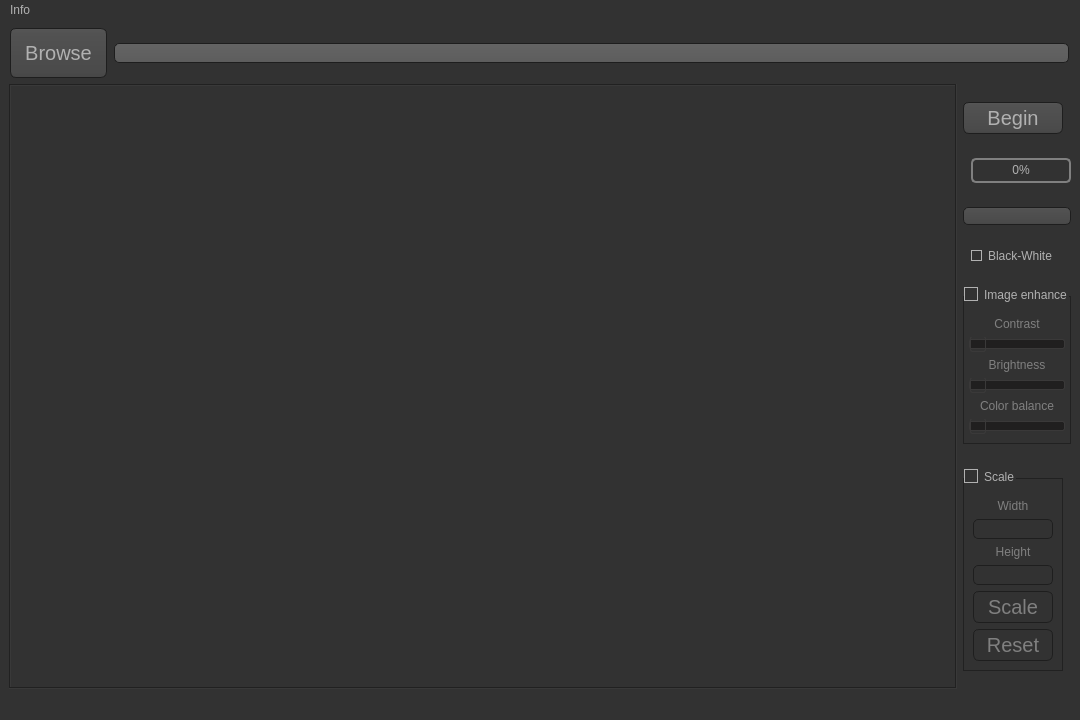
<?xml version="1.0" encoding="UTF-8"?>
<ui version="4.0">
 <class>MainWindow</class>
 <widget class="QMainWindow" name="MainWindow">
  <property name="enabled">
   <bool>true</bool>
  </property>
  <property name="geometry">
   <rect>
    <x>0</x>
    <y>0</y>
    <width>1080</width>
    <height>720</height>
   </rect>
  </property>
  <property name="sizePolicy">
   <sizepolicy hsizetype="Preferred" vsizetype="Preferred">
    <horstretch>0</horstretch>
    <verstretch>0</verstretch>
   </sizepolicy>
  </property>
  <property name="minimumSize">
   <size>
    <width>640</width>
    <height>480</height>
   </size>
  </property>
  <property name="maximumSize">
   <size>
    <width>16777215</width>
    <height>16777215</height>
   </size>
  </property>
  <property name="font">
   <font>
    <family>Yu Gothic UI Light</family>
    <pointsize>14</pointsize>
   </font>
  </property>
  <property name="mouseTracking">
   <bool>false</bool>
  </property>
  <property name="windowTitle">
   <string>Text Finder</string>
  </property>
  <property name="windowIcon">
   <iconset>
    <normaloff>Icons/ebook.svg</normaloff>Icons/ebook.svg</iconset>
  </property>
  <property name="autoFillBackground">
   <bool>false</bool>
  </property>
  <property name="styleSheet">
   <string notr="true">QToolTip
{
     border: 1px solid black;
     background-color: #ffa02f;
     padding: 1px;
     border-radius: 3px;
     opacity: 100;
}

QWidget
{
    color: #b1b1b1;
    background-color: #323232;
}

QTreeView, QListView
{
    background-color: silver;
    margin-left: 5px;
}

QWidget:item:hover
{
    background-color: QLinearGradient( x1: 0, y1: 0, x2: 0, y2: 1, stop: 0 #ffa02f, stop: 1 #ca0619);
    color: #000000;
}

QWidget:item:selected
{
    background-color: QLinearGradient( x1: 0, y1: 0, x2: 0, y2: 1, stop: 0 #ffa02f, stop: 1 #d7801a);
}

QMenuBar::item
{
    background: transparent;
}

QMenuBar::item:selected
{
    background: transparent;
    border: 1px solid #ffaa00;
}

QMenuBar::item:pressed
{
    background: #444;
    border: 1px solid #000;
    background-color: QLinearGradient(
        x1:0, y1:0,
        x2:0, y2:1,
        stop:1 #212121,
        stop:0.4 #343434/*,
        stop:0.2 #343434,
        stop:0.1 #ffaa00*/
    );
    margin-bottom:-1px;
    padding-bottom:1px;
}

QMenu
{
    border: 1px solid #000;
}

QMenu::item
{
    padding: 2px 20px 2px 20px;
}

QMenu::item:selected
{
    color: #000000;
}

QWidget:disabled
{
    color: #808080;
    background-color: #323232;
}

QAbstractItemView
{
    background-color: QLinearGradient( x1: 0, y1: 0, x2: 0, y2: 1, stop: 0 #4d4d4d, stop: 0.1 #646464, stop: 1 #5d5d5d);
}

QWidget:focus
{
    /*border: 1px solid darkgray;*/
}

QLineEdit
{
    background-color: QLinearGradient( x1: 0, y1: 0, x2: 0, y2: 1, stop: 0 #4d4d4d, stop: 0 #646464, stop: 1 #5d5d5d);
    padding: 1px;
    border-style: solid;
    border: 1px solid #1e1e1e;
    border-radius: 5;
}

QPushButton
{
    color: #b1b1b1;
    background-color: QLinearGradient( x1: 0, y1: 0, x2: 0, y2: 1, stop: 0 #565656, stop: 0.1 #525252, stop: 0.5 #4e4e4e, stop: 0.9 #4a4a4a, stop: 1 #464646);
    border-width: 1px;
    border-color: #1e1e1e;
    border-style: solid;
    border-radius: 6;
    padding: 3px;
    font-size: 20px;
    padding-left: 5px;
    padding-right: 5px;
    min-width: 40px;
}

QPushButton:pressed
{
    background-color: QLinearGradient( x1: 0, y1: 0, x2: 0, y2: 1, stop: 0 #2d2d2d, stop: 0.1 #2b2b2b, stop: 0.5 #292929, stop: 0.9 #282828, stop: 1 #252525);
}

QComboBox
{
    selection-background-color: #ffaa00;
    background-color: QLinearGradient( x1: 0, y1: 0, x2: 0, y2: 1, stop: 0 #565656, stop: 0.1 #525252, stop: 0.5 #4e4e4e, stop: 0.9 #4a4a4a, stop: 1 #464646);
    border-style: solid;
    border: 1px solid #1e1e1e;
    border-radius: 5;
}

QComboBox:hover,QPushButton:hover
{
    border: 2px solid QLinearGradient( x1: 0, y1: 0, x2: 0, y2: 1, stop: 0 #ffa02f, stop: 1 #d7801a);
}


QComboBox:on
{
    padding-top: 3px;
    padding-left: 4px;
    background-color: QLinearGradient( x1: 0, y1: 0, x2: 0, y2: 1, stop: 0 #2d2d2d, stop: 0.1 #2b2b2b, stop: 0.5 #292929, stop: 0.9 #282828, stop: 1 #252525);
    selection-background-color: #ffaa00;
}

QComboBox QAbstractItemView
{
    border: 2px solid darkgray;
    selection-background-color: QLinearGradient( x1: 0, y1: 0, x2: 0, y2: 1, stop: 0 #ffa02f, stop: 1 #d7801a);
}

QComboBox::drop-down
{
     subcontrol-origin: padding;
     subcontrol-position: top right;
     width: 15px;

     border-left-width: 0px;
     border-left-color: darkgray;
     border-left-style: solid; /* just a single line */
     border-top-right-radius: 3px; /* same radius as the QComboBox */
     border-bottom-right-radius: 3px;
 }

QComboBox::down-arrow
{
     image: url(:/dark_orange/img/down_arrow.png);
}

QGroupBox
{   
	border: 1px solid black;
    margin-top: 10px;
}

QGroupBox:focus
{
	border: 1px solid rgb(33,33,33)
}

QTextEdit:focus
{
    border: 1px solid darkgray;
}

QScrollBar:horizontal {
     border: 1px solid #222222;
     background: QLinearGradient( x1: 0, y1: 0, x2: 0, y2: 1, stop: 0.0 #121212, stop: 0.2 #282828, stop: 1 #484848);
     height: 7px;
     margin: 0px 16px 0 16px;
}

QScrollBar::handle:horizontal
{
      background: QLinearGradient( x1: 0, y1: 0, x2: 1, y2: 0, stop: 0 #ffa02f, stop: 0.5 #d7801a, stop: 1 #ffa02f);
      min-height: 20px;
      border-radius: 2px;
}

QScrollBar::add-line:horizontal {
      border: 1px solid #1b1b19;
      border-radius: 2px;
      background: QLinearGradient( x1: 0, y1: 0, x2: 1, y2: 0, stop: 0 #ffa02f, stop: 1 #d7801a);
      width: 14px;
      subcontrol-position: right;
      subcontrol-origin: margin;
}

QScrollBar::sub-line:horizontal {
      border: 1px solid #1b1b19;
      border-radius: 2px;
      background: QLinearGradient( x1: 0, y1: 0, x2: 1, y2: 0, stop: 0 #ffa02f, stop: 1 #d7801a);
      width: 14px;
     subcontrol-position: left;
     subcontrol-origin: margin;
}

QScrollBar::right-arrow:horizontal, QScrollBar::left-arrow:horizontal
{
      border: 1px solid black;
      width: 1px;
      height: 1px;
      background: white;
}

QScrollBar::add-page:horizontal, QScrollBar::sub-page:horizontal
{
      background: none;
}

QScrollBar:vertical
{
      background: QLinearGradient( x1: 0, y1: 0, x2: 1, y2: 0, stop: 0.0 #121212, stop: 0.2 #282828, stop: 1 #484848);
      width: 7px;
      margin: 16px 0 16px 0;
      border: 1px solid #222222;
}

QScrollBar::handle:vertical
{
      background: QLinearGradient( x1: 0, y1: 0, x2: 0, y2: 1, stop: 0 #ffa02f, stop: 0.5 #d7801a, stop: 1 #ffa02f);
      min-height: 20px;
      border-radius: 2px;
}

QScrollBar::add-line:vertical
{
      border: 1px solid #1b1b19;
      border-radius: 2px;
      background: QLinearGradient( x1: 0, y1: 0, x2: 0, y2: 1, stop: 0 #ffa02f, stop: 1 #d7801a);
      height: 14px;
      subcontrol-position: bottom;
      subcontrol-origin: margin;
}

QScrollBar::sub-line:vertical
{
      border: 1px solid #1b1b19;
      border-radius: 2px;
      background: QLinearGradient( x1: 0, y1: 0, x2: 0, y2: 1, stop: 0 #d7801a, stop: 1 #ffa02f);
      height: 14px;
      subcontrol-position: top;
      subcontrol-origin: margin;
}

QScrollBar::up-arrow:vertical, QScrollBar::down-arrow:vertical
{
      border: 1px solid black;
      width: 1px;
      height: 1px;
      background: white;
}


QScrollBar::add-page:vertical, QScrollBar::sub-page:vertical
{
      background: none;
}

QTextEdit
{
    background-color: #242424;
}

QPlainTextEdit
{
    background-color: #242424;
}

QHeaderView::section
{
    background-color: QLinearGradient(x1:0, y1:0, x2:0, y2:1, stop:0 #616161, stop: 0.5 #505050, stop: 0.6 #434343, stop:1 #656565);
    color: white;
    padding-left: 4px;
    border: 1px solid #6c6c6c;
}

QCheckBox:disabled
{
	color: #414141;
}

QDockWidget::title
{
    text-align: center;
    spacing: 3px; /* spacing between items in the tool bar */
    background-color: QLinearGradient(x1:0, y1:0, x2:0, y2:1, stop:0 #323232, stop: 0.5 #242424, stop:1 #323232);
}

QDockWidget::close-button, QDockWidget::float-button
{
    text-align: center;
    spacing: 1px; /* spacing between items in the tool bar */
    background-color: QLinearGradient(x1:0, y1:0, x2:0, y2:1, stop:0 #323232, stop: 0.5 #242424, stop:1 #323232);
}

QDockWidget::close-button:hover, QDockWidget::float-button:hover
{
    background: #242424;
}

QDockWidget::close-button:pressed, QDockWidget::float-button:pressed
{
    padding: 1px -1px -1px 1px;
}

QMainWindow::separator
{
    background-color: QLinearGradient(x1:0, y1:0, x2:0, y2:1, stop:0 #161616, stop: 0.5 #151515, stop: 0.6 #212121, stop:1 #343434);
    color: white;
    padding-left: 4px;
    border: 1px solid #4c4c4c;
    spacing: 3px; /* spacing between items in the tool bar */
}

QMainWindow::separator:hover
{

    background-color: QLinearGradient(x1:0, y1:0, x2:0, y2:1, stop:0 #d7801a, stop:0.5 #b56c17 stop:1 #ffa02f);
    color: white;
    padding-left: 4px;
    border: 1px solid #6c6c6c;
    spacing: 3px; /* spacing between items in the tool bar */
}

QToolBar::handle
{
     spacing: 3px; /* spacing between items in the tool bar */
     background: url(:/dark_orange/img/handle.png);
}

QMenu::separator
{
    height: 2px;
    background-color: QLinearGradient(x1:0, y1:0, x2:0, y2:1, stop:0 #161616, stop: 0.5 #151515, stop: 0.6 #212121, stop:1 #343434);
    color: white;
    padding-left: 4px;
    margin-left: 10px;
    margin-right: 5px;
}

QProgressBar
{
    border: 2px solid grey;
    border-radius: 5px;
    text-align: center;
}

QProgressBar::chunk
{
    background-color: #d7801a;
    width: 2.15px;
    margin: 0.5px;
}

QTabBar::tab {
    color: #b1b1b1;
    border: 1px solid #444;
    border-bottom-style: none;
    background-color: #323232;
    padding-left: 10px;
    padding-right: 10px;
    padding-top: 3px;
    padding-bottom: 2px;
    margin-right: -1px;
}

QTabWidget::pane {
    border: 1px solid #444;
    top: 1px;
}

QTabBar::tab:last
{
    margin-right: 0; /* the last selected tab has nothing to overlap with on the right */
    border-top-right-radius: 3px;
}

QTabBar::tab:first:!selected
{
	 margin-left: 0px; /* the last selected tab has nothing to overlap with on the right */


    border-top-left-radius: 3px;
}

QTabBar::tab:!selected
{
    color: #b1b1b1;
    border-bottom-style: solid;
    margin-top: 3px;
    background-color: QLinearGradient(x1:0, y1:0, x2:0, y2:1, stop:1 #212121, stop:.4 #343434);
}

QTabBar::tab:selected
{
    border-top-left-radius: 3px;
    border-top-right-radius: 3px;
    margin-bottom: 0px;
}

QTabBar::tab:!selected:hover
{
    /*border-top: 2px solid #ffaa00;
    padding-bottom: 3px;*/
    border-top-left-radius: 3px;
    border-top-right-radius: 3px;
    background-color: QLinearGradient(x1:0, y1:0, x2:0, y2:1, stop:1 #212121, stop:0.4 #343434, stop:0.2 #343434, stop:0.1 #ffaa00);
}

QRadioButton::indicator:checked, QRadioButton::indicator:unchecked{
    color: #b1b1b1;
    background-color: #323232;
    border: 1px solid #b1b1b1;
    border-radius: 6px;
}

QRadioButton::indicator:checked
{
    background-color: qradialgradient(
        cx: 0.5, cy: 0.5,
        fx: 0.5, fy: 0.5,
        radius: 1.0,
        stop: 0.25 #ffaa00,
        stop: 0.3 #323232
    );
}

QCheckBox::indicator{
    color: #b1b1b1;
    background-color: #323232;
    border: 1px solid #b1b1b1;
    width: 9px;
    height: 9px;
}

QRadioButton::indicator
{
    border-radius: 6px;
}

QRadioButton::indicator:hover, QCheckBox::indicator:hover
{
    border: 1px solid #ffaa00;
}

QCheckBox::indicator:checked
{
	image:url(:/dark_orange/img/checkbox.png);
	background-color: rgb(255, 170, 0);
	color: rgb(255, 170, 0);
}

QCheckBox::indicator:disabled, QRadioButton::indicator:disabled
{
    border: 1px solid #444;
}


QSlider::groove:horizontal {
    border: 1px solid #3A3939;
    height: 8px;
    background: #201F1F;
    margin: 2px 0;
    border-radius: 2px;
}

QSlider::handle:horizontal {
    background: QLinearGradient( x1: 0, y1: 0, x2: 0, y2: 1,
      stop: 0.0 silver, stop: 0.2 #a8a8a8, stop: 1 #727272);
    border: 1px solid #3A3939;
    width: 14px;
    height: 14px;
    margin: -4px 0;
    border-radius: 2px;
}

QSlider::groove:vertical {
    border: 1px solid #3A3939;
    width: 8px;
    background: #201F1F;
    margin: 0 0px;
    border-radius: 2px;
}

QSlider::handle:vertical {
    background: QLinearGradient( x1: 0, y1: 0, x2: 0, y2: 1, stop: 0.0 silver,
      stop: 0.2 #a8a8a8, stop: 1 #727272);
    border: 1px solid #3A3939;
    width: 14px;
    height: 14px;
    margin: 0 -4px;
    border-radius: 2px;
}

QAbstractSpinBox {
    padding-top: 2px;
    padding-bottom: 2px;
    border: 1px solid darkgray;

    border-radius: 2px;
    min-width: 50px;
}
QMainWindow{
	border-top: 2px solid black;
}

QGroupBox{
	border-color:rgb(33,33,33)
}

QGroupBox:hover{
	border-color:rgb(33,33,33)
}

QGroupBox::indicator {
    color: #b1b1b1;
    background-color: #323232;
    border: 1px solid #b1b1b1;
}

QGroupBox::indicator:checked
{
	background-color: rgb(255, 170, 0);
	color: rgb(255, 170, 0);
}</string>
  </property>
  <property name="iconSize">
   <size>
    <width>64</width>
    <height>64</height>
   </size>
  </property>
  <property name="toolButtonStyle">
   <enum>Qt::ToolButtonIconOnly</enum>
  </property>
  <widget class="QWidget" name="centralwidget">
   <property name="minimumSize">
    <size>
     <width>0</width>
     <height>0</height>
    </size>
   </property>
   <property name="maximumSize">
    <size>
     <width>1000000</width>
     <height>1000000</height>
    </size>
   </property>
   <layout class="QVBoxLayout" name="verticalLayout_2" stretch="0,1">
    <property name="sizeConstraint">
     <enum>QLayout::SetDefaultConstraint</enum>
    </property>
    <item>
     <layout class="QVBoxLayout" name="verticalLayout_4">
      <item>
       <layout class="QHBoxLayout" name="horizontalLayout_2">
        <item alignment="Qt::AlignVCenter">
         <widget class="QPushButton" name="pushButton_2">
          <property name="sizePolicy">
           <sizepolicy hsizetype="Minimum" vsizetype="Minimum">
            <horstretch>0</horstretch>
            <verstretch>0</verstretch>
           </sizepolicy>
          </property>
          <property name="minimumSize">
           <size>
            <width>52</width>
            <height>50</height>
           </size>
          </property>
          <property name="maximumSize">
           <size>
            <width>97</width>
            <height>50</height>
           </size>
          </property>
          <property name="font">
           <font>
            <pointsize>-1</pointsize>
           </font>
          </property>
          <property name="text">
           <string>Browse</string>
          </property>
          <property name="icon">
           <iconset>
            <normaloff>Icons/find.svg</normaloff>Icons/find.svg</iconset>
          </property>
         </widget>
        </item>
        <item>
         <widget class="QLineEdit" name="lineEdit">
          <property name="maximumSize">
           <size>
            <width>955</width>
            <height>20</height>
           </size>
          </property>
          <property name="dragEnabled">
           <bool>true</bool>
          </property>
         </widget>
        </item>
       </layout>
      </item>
     </layout>
    </item>
    <item>
     <layout class="QHBoxLayout" name="horizontalLayout" stretch="0,0">
      <property name="spacing">
       <number>6</number>
      </property>
      <property name="sizeConstraint">
       <enum>QLayout::SetDefaultConstraint</enum>
      </property>
      <item>
       <widget class="QScrollArea" name="scrollArea">
        <property name="focusPolicy">
         <enum>Qt::ClickFocus</enum>
        </property>
        <property name="frameShape">
         <enum>QFrame::Box</enum>
        </property>
        <property name="widgetResizable">
         <bool>true</bool>
        </property>
        <widget class="QWidget" name="scrollAreaWidgetContents">
         <property name="geometry">
          <rect>
           <x>0</x>
           <y>0</y>
           <width>948</width>
           <height>595</height>
          </rect>
         </property>
         <layout class="QVBoxLayout" name="verticalLayout_3">
          <item>
           <widget class="QLabel" name="imagelabel">
            <property name="text">
             <string/>
            </property>
           </widget>
          </item>
         </layout>
        </widget>
       </widget>
      </item>
      <item>
       <layout class="QVBoxLayout" name="verticalLayout">
        <item>
         <widget class="QPushButton" name="pushButton">
          <property name="sizePolicy">
           <sizepolicy hsizetype="Maximum" vsizetype="Minimum">
            <horstretch>0</horstretch>
            <verstretch>0</verstretch>
           </sizepolicy>
          </property>
          <property name="minimumSize">
           <size>
            <width>52</width>
            <height>32</height>
           </size>
          </property>
          <property name="maximumSize">
           <size>
            <width>100</width>
            <height>32</height>
           </size>
          </property>
          <property name="text">
           <string>Begin</string>
          </property>
          <property name="checkable">
           <bool>false</bool>
          </property>
          <property name="default">
           <bool>false</bool>
          </property>
          <property name="flat">
           <bool>false</bool>
          </property>
         </widget>
        </item>
        <item alignment="Qt::AlignRight">
         <widget class="QProgressBar" name="progressBar">
          <property name="sizePolicy">
           <sizepolicy hsizetype="Preferred" vsizetype="Fixed">
            <horstretch>0</horstretch>
            <verstretch>0</verstretch>
           </sizepolicy>
          </property>
          <property name="minimumSize">
           <size>
            <width>100</width>
            <height>25</height>
           </size>
          </property>
          <property name="maximumSize">
           <size>
            <width>100</width>
            <height>25</height>
           </size>
          </property>
          <property name="styleSheet">
           <string notr="true">    border: 2px solid grey;
    border-radius: 5px;
    text-align: center;</string>
          </property>
          <property name="value">
           <number>0</number>
          </property>
          <property name="alignment">
           <set>Qt::AlignCenter</set>
          </property>
          <property name="textVisible">
           <bool>true</bool>
          </property>
          <property name="orientation">
           <enum>Qt::Horizontal</enum>
          </property>
          <property name="textDirection">
           <enum>QProgressBar::TopToBottom</enum>
          </property>
          <property name="format">
           <string>%p%</string>
          </property>
         </widget>
        </item>
        <item>
         <widget class="QComboBox" name="comboBox">
          <property name="editable">
           <bool>false</bool>
          </property>
          <property name="currentText">
           <string/>
          </property>
          <property name="currentIndex">
           <number>-1</number>
          </property>
          <property name="maxCount">
           <number>20</number>
          </property>
          <property name="insertPolicy">
           <enum>QComboBox::InsertAtCurrent</enum>
          </property>
          <property name="sizeAdjustPolicy">
           <enum>QComboBox::AdjustToContentsOnFirstShow</enum>
          </property>
          <property name="frame">
           <bool>true</bool>
          </property>
         </widget>
        </item>
        <item alignment="Qt::AlignRight">
         <widget class="QCheckBox" name="checkBox_2">
          <property name="minimumSize">
           <size>
            <width>100</width>
            <height>13</height>
           </size>
          </property>
          <property name="maximumSize">
           <size>
            <width>100</width>
            <height>13</height>
           </size>
          </property>
          <property name="text">
           <string>Black-White</string>
          </property>
         </widget>
        </item>
        <item>
         <widget class="QGroupBox" name="ContrastGroup">
          <property name="sizePolicy">
           <sizepolicy hsizetype="Fixed" vsizetype="Fixed">
            <horstretch>0</horstretch>
            <verstretch>0</verstretch>
           </sizepolicy>
          </property>
          <property name="title">
           <string>Image enhance</string>
          </property>
          <property name="checkable">
           <bool>true</bool>
          </property>
          <property name="checked">
           <bool>false</bool>
          </property>
          <layout class="QVBoxLayout" name="verticalLayout_6">
           <property name="leftMargin">
            <number>5</number>
           </property>
           <property name="topMargin">
            <number>20</number>
           </property>
           <property name="rightMargin">
            <number>5</number>
           </property>
           <item>
            <widget class="QLabel" name="label_for_contrast">
             <property name="text">
              <string>Contrast</string>
             </property>
             <property name="alignment">
              <set>Qt::AlignCenter</set>
             </property>
            </widget>
           </item>
           <item>
            <widget class="QSlider" name="horizontalSlider">
             <property name="enabled">
              <bool>true</bool>
             </property>
             <property name="sizePolicy">
              <sizepolicy hsizetype="Fixed" vsizetype="Fixed">
               <horstretch>0</horstretch>
               <verstretch>0</verstretch>
              </sizepolicy>
             </property>
             <property name="minimumSize">
              <size>
               <width>88</width>
               <height>0</height>
              </size>
             </property>
             <property name="maximumSize">
              <size>
               <width>125</width>
               <height>22</height>
              </size>
             </property>
             <property name="maximum">
              <number>100</number>
             </property>
             <property name="orientation">
              <enum>Qt::Horizontal</enum>
             </property>
            </widget>
           </item>
           <item>
            <widget class="QLabel" name="lable_for_brightness">
             <property name="text">
              <string>Brightness</string>
             </property>
             <property name="alignment">
              <set>Qt::AlignCenter</set>
             </property>
            </widget>
           </item>
           <item>
            <widget class="QSlider" name="horizontalSlider_brightness">
             <property name="orientation">
              <enum>Qt::Horizontal</enum>
             </property>
            </widget>
           </item>
           <item>
            <widget class="QLabel" name="label_for_color_balance">
             <property name="text">
              <string>Color balance</string>
             </property>
             <property name="alignment">
              <set>Qt::AlignCenter</set>
             </property>
            </widget>
           </item>
           <item>
            <widget class="QSlider" name="horizontalSlider_color_blalance">
             <property name="orientation">
              <enum>Qt::Horizontal</enum>
             </property>
            </widget>
           </item>
          </layout>
         </widget>
        </item>
        <item>
         <widget class="QGroupBox" name="ScaleCheckBox">
          <property name="sizePolicy">
           <sizepolicy hsizetype="Fixed" vsizetype="Fixed">
            <horstretch>0</horstretch>
            <verstretch>0</verstretch>
           </sizepolicy>
          </property>
          <property name="maximumSize">
           <size>
            <width>100</width>
            <height>16777215</height>
           </size>
          </property>
          <property name="title">
           <string>Scale</string>
          </property>
          <property name="alignment">
           <set>Qt::AlignLeading|Qt::AlignLeft|Qt::AlignVCenter</set>
          </property>
          <property name="flat">
           <bool>false</bool>
          </property>
          <property name="checkable">
           <bool>true</bool>
          </property>
          <property name="checked">
           <bool>false</bool>
          </property>
          <layout class="QVBoxLayout" name="verticalLayout_5">
           <property name="topMargin">
            <number>20</number>
           </property>
           <item>
            <widget class="QLabel" name="height_label">
             <property name="text">
              <string>Width</string>
             </property>
             <property name="scaledContents">
              <bool>false</bool>
             </property>
             <property name="alignment">
              <set>Qt::AlignCenter</set>
             </property>
            </widget>
           </item>
           <item>
            <widget class="QLineEdit" name="width">
             <property name="maximumSize">
              <size>
               <width>100</width>
               <height>16777215</height>
              </size>
             </property>
             <property name="styleSheet">
              <string notr="true"/>
             </property>
             <property name="inputMethodHints">
              <set>Qt::ImhDigitsOnly|Qt::ImhPreferNumbers</set>
             </property>
             <property name="echoMode">
              <enum>QLineEdit::Normal</enum>
             </property>
             <property name="clearButtonEnabled">
              <bool>false</bool>
             </property>
            </widget>
           </item>
           <item>
            <widget class="QLabel" name="width_label">
             <property name="text">
              <string>Height</string>
             </property>
             <property name="alignment">
              <set>Qt::AlignCenter</set>
             </property>
            </widget>
           </item>
           <item>
            <widget class="QLineEdit" name="height">
             <property name="maximumSize">
              <size>
               <width>100</width>
               <height>16777215</height>
              </size>
             </property>
             <property name="inputMethodHints">
              <set>Qt::ImhPreferNumbers</set>
             </property>
            </widget>
           </item>
           <item>
            <widget class="QPushButton" name="pushButton_3">
             <property name="text">
              <string>Scale</string>
             </property>
            </widget>
           </item>
           <item>
            <widget class="QPushButton" name="resetScale">
             <property name="sizePolicy">
              <sizepolicy hsizetype="Minimum" vsizetype="Minimum">
               <horstretch>0</horstretch>
               <verstretch>0</verstretch>
              </sizepolicy>
             </property>
             <property name="maximumSize">
              <size>
               <width>16777215</width>
               <height>16777215</height>
              </size>
             </property>
             <property name="text">
              <string>Reset</string>
             </property>
            </widget>
           </item>
          </layout>
         </widget>
        </item>
       </layout>
      </item>
     </layout>
    </item>
   </layout>
  </widget>
  <widget class="QMenuBar" name="menuBar">
   <property name="geometry">
    <rect>
     <x>0</x>
     <y>0</y>
     <width>1080</width>
     <height>21</height>
    </rect>
   </property>
   <widget class="QMenu" name="Info">
    <property name="title">
     <string>Info</string>
    </property>
    <addaction name="About"/>
    <addaction name="actionInstructiom"/>
   </widget>
   <addaction name="Info"/>
  </widget>
  <widget class="QStatusBar" name="statusBar"/>
  <action name="About">
   <property name="text">
    <string>About...</string>
   </property>
   <property name="shortcutContext">
    <enum>Qt::WindowShortcut</enum>
   </property>
  </action>
  <action name="actionInstructiom">
   <property name="icon">
    <iconset>
     <normaloff>Icons/question.svg</normaloff>Icons/question.svg</iconset>
   </property>
   <property name="text">
    <string>Instruction</string>
   </property>
  </action>
 </widget>
 <tabstops>
  <tabstop>pushButton_2</tabstop>
  <tabstop>lineEdit</tabstop>
  <tabstop>checkBox_2</tabstop>
 </tabstops>
 <resources/>
 <connections/>
</ui>
